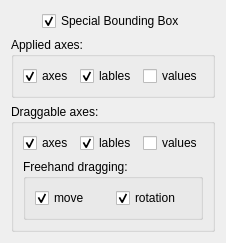
     <widget class="QWidget" name="showTab" >
      <attribute name="title" >
       <string>Show</string>
      </attribute>
      <layout class="QVBoxLayout" >
       <item>
        <layout class="QHBoxLayout" >
         <item>
          <spacer>
           <property name="orientation" >
            <enum>Qt::Horizontal</enum>
           </property>
           <property name="sizeHint" >
            <size>
             <width>0</width>
             <height>20</height>
            </size>
           </property>
          </spacer>
         </item>
         <item>
          <widget class="QCheckBox" name="specialBboxCheckBox" >
           <property name="text" >
            <string>Special Bounding Box</string>
           </property>
           <property name="checked" >
            <bool>true</bool>
           </property>
          </widget>
         </item>
         <item>
          <spacer>
           <property name="orientation" >
            <enum>Qt::Horizontal</enum>
           </property>
           <property name="sizeHint" >
            <size>
             <width>0</width>
             <height>20</height>
            </size>
           </property>
          </spacer>
         </item>
        </layout>
       </item>
       <item>
        <layout class="QHBoxLayout" >
         <item>
          <spacer>
           <property name="orientation" >
            <enum>Qt::Horizontal</enum>
           </property>
           <property name="sizeType" >
            <enum>QSizePolicy::MinimumExpanding</enum>
           </property>
           <property name="sizeHint" >
            <size>
             <width>0</width>
             <height>20</height>
            </size>
           </property>
          </spacer>
         </item>
         <item>
          <widget class="QGroupBox" name="baseShowGroupBox" >
           <property name="title" >
            <string>Applied axes:</string>
           </property>
           <property name="checkable" >
            <bool>false</bool>
           </property>
           <layout class="QHBoxLayout" >
            <item>
             <widget class="QCheckBox" name="baseShowAxesCheckBox" >
              <property name="text" >
               <string>axes</string>
              </property>
              <property name="checked" >
               <bool>true</bool>
              </property>
             </widget>
            </item>
            <item>
             <widget class="QCheckBox" name="baseShowLabelsCheckBox" >
              <property name="text" >
               <string>lables</string>
              </property>
              <property name="checked" >
               <bool>true</bool>
              </property>
             </widget>
            </item>
            <item>
             <widget class="QCheckBox" name="baseShowValuesCheckBox" >
              <property name="text" >
               <string>values</string>
              </property>
             </widget>
            </item>
           </layout>
          </widget>
         </item>
         <item>
          <spacer>
           <property name="orientation" >
            <enum>Qt::Horizontal</enum>
           </property>
           <property name="sizeType" >
            <enum>QSizePolicy::MinimumExpanding</enum>
           </property>
           <property name="sizeHint" >
            <size>
             <width>0</width>
             <height>20</height>
            </size>
           </property>
          </spacer>
         </item>
        </layout>
       </item>
       <item>
        <layout class="QHBoxLayout" >
         <item>
          <spacer>
           <property name="orientation" >
            <enum>Qt::Horizontal</enum>
           </property>
           <property name="sizeType" >
            <enum>QSizePolicy::MinimumExpanding</enum>
           </property>
           <property name="sizeHint" >
            <size>
             <width>0</width>
             <height>20</height>
            </size>
           </property>
          </spacer>
         </item>
         <item>
          <widget class="QGroupBox" name="currentShowGroupBox" >
           <property name="sizePolicy" >
            <sizepolicy vsizetype="Preferred" hsizetype="Minimum" >
             <horstretch>0</horstretch>
             <verstretch>0</verstretch>
            </sizepolicy>
           </property>
           <property name="title" >
            <string>Draggable axes:</string>
           </property>
           <property name="checkable" >
            <bool>false</bool>
           </property>
           <layout class="QVBoxLayout" >
            <item>
             <layout class="QHBoxLayout" >
              <item>
               <widget class="QCheckBox" name="currentShowAxesCheckBox" >
                <property name="text" >
                 <string>axes</string>
                </property>
                <property name="checked" >
                 <bool>true</bool>
                </property>
               </widget>
              </item>
              <item>
               <widget class="QCheckBox" name="currentShowLabelsCheckBox" >
                <property name="text" >
                 <string>lables</string>
                </property>
                <property name="checked" >
                 <bool>true</bool>
                </property>
               </widget>
              </item>
              <item>
               <widget class="QCheckBox" name="currentShowValuesCheckBox" >
                <property name="text" >
                 <string>values</string>
                </property>
               </widget>
              </item>
             </layout>
            </item>
            <item>
             <layout class="QHBoxLayout" >
              <item>
               <spacer>
                <property name="orientation" >
                 <enum>Qt::Horizontal</enum>
                </property>
                <property name="sizeType" >
                 <enum>QSizePolicy::Minimum</enum>
                </property>
                <property name="sizeHint" >
                 <size>
                  <width>0</width>
                  <height>20</height>
                 </size>
                </property>
               </spacer>
              </item>
              <item>
               <widget class="QGroupBox" name="freehandShowGroupBox" >
                <property name="title" >
                 <string>Freehand dragging:</string>
                </property>
                <layout class="QHBoxLayout" >
                 <item>
                  <widget class="QCheckBox" name="moveShowCheckBox" >
                   <property name="text" >
                    <string>move</string>
                   </property>
                   <property name="checked" >
                    <bool>true</bool>
                   </property>
                  </widget>
                 </item>
                 <item>
                  <widget class="QCheckBox" name="rotationShowCheckBox" >
                   <property name="text" >
                    <string>rotation</string>
                   </property>
                   <property name="checked" >
                    <bool>true</bool>
                   </property>
                  </widget>
                 </item>
                </layout>
               </widget>
              </item>
              <item>
               <spacer>
                <property name="orientation" >
                 <enum>Qt::Horizontal</enum>
                </property>
                <property name="sizeType" >
                 <enum>QSizePolicy::Minimum</enum>
                </property>
                <property name="sizeHint" >
                 <size>
                  <width>0</width>
                  <height>20</height>
                 </size>
                </property>
               </spacer>
              </item>
             </layout>
            </item>
           </layout>
          </widget>
         </item>
         <item>
          <spacer>
           <property name="orientation" >
            <enum>Qt::Horizontal</enum>
           </property>
           <property name="sizeType" >
            <enum>QSizePolicy::MinimumExpanding</enum>
           </property>
           <property name="sizeHint" >
            <size>
             <width>0</width>
             <height>20</height>
            </size>
           </property>
          </spacer>
         </item>
        </layout>
       </item>
       <item>
        <spacer>
         <property name="orientation" >
          <enum>Qt::Vertical</enum>
         </property>
         <property name="sizeType" >
          <enum>QSizePolicy::MinimumExpanding</enum>
         </property>
         <property name="sizeHint" >
          <size>
           <width>20</width>
           <height>0</height>
          </size>
         </property>
        </spacer>
       </item>
      </layout>
     </widget>
